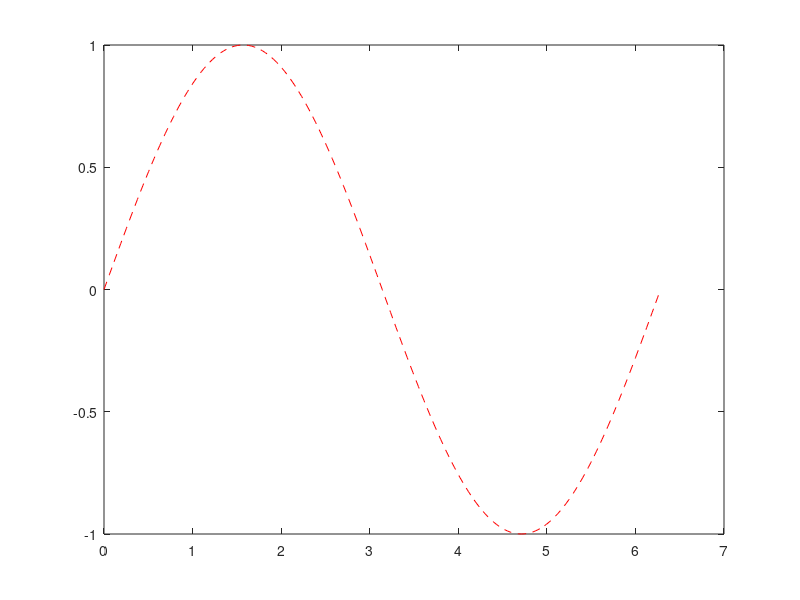

Recreate this plot in MATLAB.
x = 0:pi/100:2*pi;
y = sin(x);
plot(x,y)
xlabel('x')
ylabel('sin(x)')
title('Plot of the Sine Function')
plot(x,y,'r--')